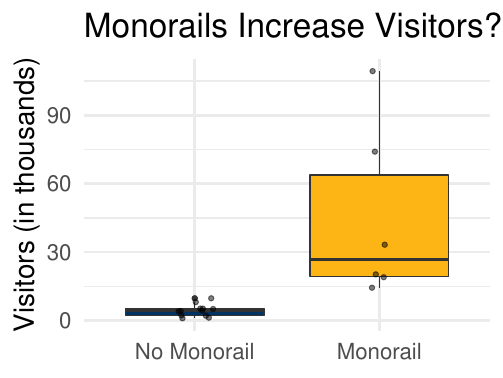

The R source for this figure:
library(ggplot2)
library(tidyverse)

theme_set(theme_minimal(base_size = 20))

set.seed(1)

m <- data.frame(
    monorail = factor(
        rep(0:1, times = c(12, 6)),
        labels = c("No Monorail","Monorail")
    )) %>%
    mutate(
        visitors = (400 + (3000 * I(monorail == 'Monorail'))) * rexp(18)) %>%
    mutate(
        visitors = as.numeric(visitors / 100)
    )

m

m %>%
    ggplot(aes(x = monorail, y = visitors, fill = monorail)) +
    geom_boxplot() +
    geom_jitter(width = 0.1, alpha = 0.5) +
    scale_fill_manual(values = c('#003262', '#FDB515')) +
    labs(
        y = 'Visitors (in thousands)',
        x = NULL,
        title = 'Monorails Increase Visitors?',
        legend = NULL
    ) +
    theme(legend.position = 'none')

ggsave(
    "monorail.pdf", device = 'pdf',
    units = 'mm', width = 128, height = 96,
    bg = 'transparent')

f <- data.frame(
    fish = factor(
        rep(0:1, times = c(20, 12)),
            labels = c('Less than 100', 'More than 100')
    )) %>%
    mutate(
        visitors = as.numeric(
             (4 + 30 * I(fish == 'More than 100')) * rexp(32)
        ))
f %>%
    ggplot(aes(x = fish, y = visitors, fill = fish)) +
    geom_boxplot() + 
    geom_jitter(width = 0.1, alpha = 0.5) +
    scale_fill_manual(values = c('#003262', '#FDB515')) +
    labs(
        y = 'Visitors (in thousands)',
        x = 'Dumpsters', 
        title = 'Dumpsters Increase Visitors?',
        legend = NULL
    ) +
    theme(legend.position = 'none')
ggsave(
    "dumpsters.pdf", device = 'pdf',
    units = 'mm', width = 128 * 1.2, height = 96 * 1.2,
    bg = 'transparent')


